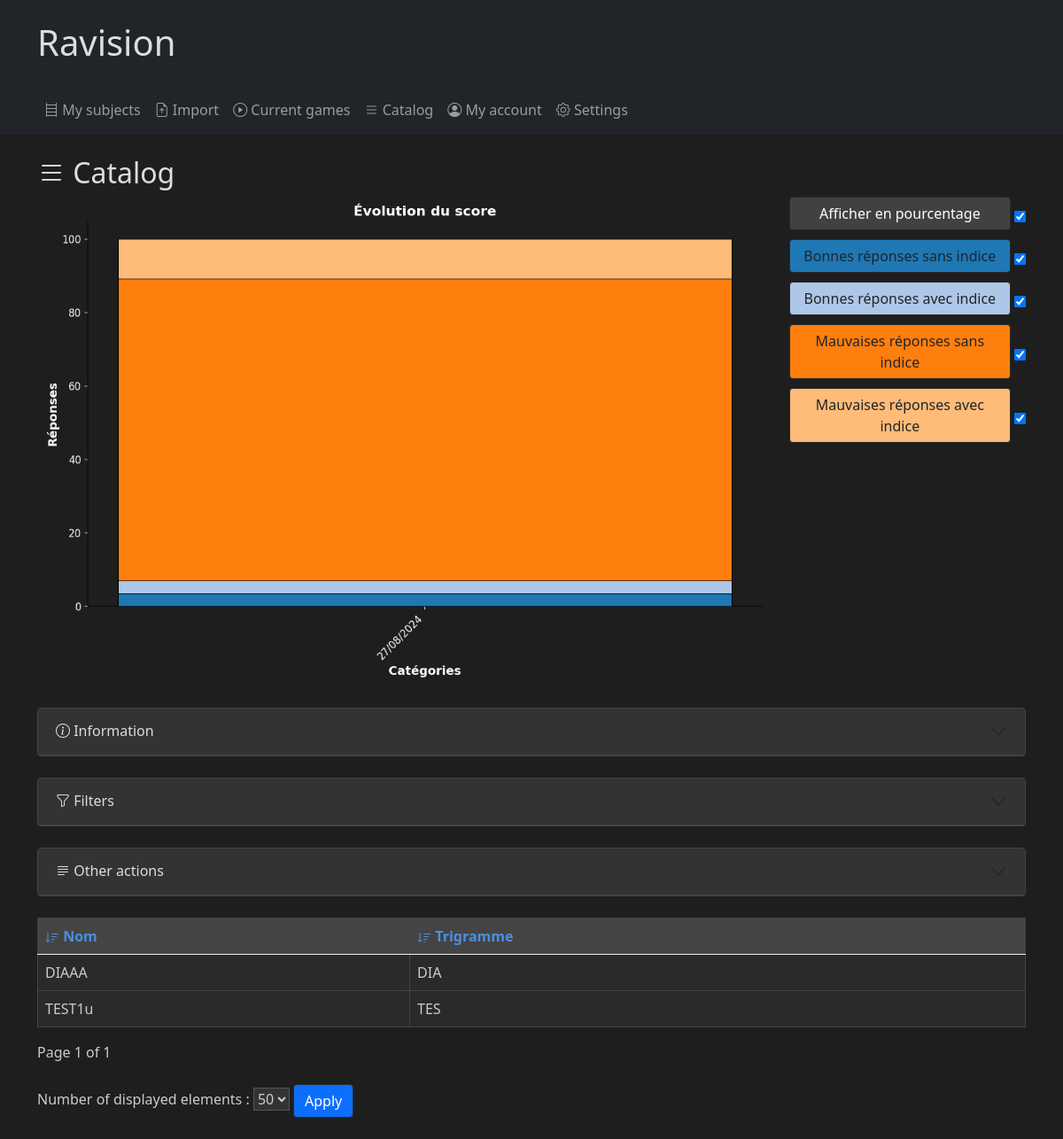
Screenshot of /quizz/catalogue/ (signed in) with the database file from the repository.
### quizz/models.py (models this page shows, shortened)
class Subject(models.Model):
    private = models.BooleanField(default=False)
    name = models.CharField(max_length = 255,default="")
    short_name = models.CharField(max_length = 3,default="",unique=True)
    user = models.ForeignKey(User, on_delete=models.CASCADE, null=True)
    def as_dict(self):
        return {
            'name': self.name,
            'short_name': self.short_name
        }

### quizz/views.py (the view)
# urls.py: path('catalogue/', views.catalogue, name='catalogue'),
def catalogue(request):
    filterForm = SubjectFilterForm(request.GET)
    subjects = Subject.objects.filter(private=False)
    tests = Test.objects.filter(question__lecture__subject__in=subjects)
    if filterForm.is_valid():
        subjects = filterForm.filter_queryset(subjects)
    if request.user.is_authenticated:
        info = {'Nombre de matières':subjects.count(),
        'Nombre de chapitres':Lecture.objects.filter(subject__in=subjects).count(),
        'Nombre de questions':Question.objects.filter(lecture__subject__in=subjects).count()}
        info, chart = get_info_chart(request,info,tests)
    else :
        info, chart = None, None
    subjects = paginate_children(request,subjects)
    fields = {'name':'Nom','short_name':'Trigramme'}
    action = 'catalogue'
    context = prepare_render_context(action, filterForm, subjects, request, fields, childurl='subject', chart=chart, gameurl=None, property=False, info=info)
    return update_page(request,chart,action,context)

### quizz/forms.py (called while the page is built)
    def filter_queryset(self, queryset, **kwargs):
        filters = {}
        for field in self.fields:
            if self.cleaned_data.get(field):
                filters[f"{field}__icontains"] = self.cleaned_data.get(field)
        return queryset.filter(**filters, **kwargs)

### quizz/utils.py (called while the page is built)
def get_custom_scores(tests, request):
    values = ['1', None]
    percentage = (request.GET.get('percentage') in values)
    show_correct_without_hint = (request.GET.get('show_correct_without_hint') in values)
    show_correct_with_hint = (request.GET.get('show_correct_with_hint') in values)
    show_incorrect_without_hint = (request.GET.get('show_incorrect_without_hint') in values)
    show_incorrect_with_hint = (request.GET.get('show_incorrect_with_hint') in values)
    return get_scores(tests, percentage, show_correct_without_hint, show_correct_with_hint, show_incorrect_without_hint, show_incorrect_with_hint, request.dark_mode)

def getChildrenPerPage(request):
    return request.GET.get('children_per_page', DEFAULT_PER_PAGE)

def ajax_check(request):
    return request.headers.get('X-Requested-With') == 'XMLHttpRequest'

def paginate_children(request,children):
    return paginate_queryset(children.order_by(f"{'-' if request.GET.get('order', 'asc') == 'desc' else ''}{request.GET.get('sort_by', 'name')}"), request, getChildrenPerPage(request))

def update_page(request,chart,action,context):
    if ajax_check(request):
        return update_chart(request,chart)
    return render(request, f'quizz/{action}.html', context)

def paginate_queryset(queryset, request, per_page=10):
    paginator = Paginator(queryset, per_page)
    page_number = request.GET.get('page')
    try:
        return paginator.page(page_number)
    except PageNotAnInteger:
        return paginator.page(1)
    except EmptyPage:
        return paginator.page(paginator.num_pages)

def all_test_count(tests,user_tests):
    return {'Nombre de tentatives effectuées':tests.count(),
            'Nombre de tentatives réussies':tests.filter(correct=True).count(),
            'Nombre de tentatives effectuées par moi':user_tests.count(),
            'Nombre de tentatives réussies par moi':user_tests.filter(correct=True).count()}

def get_info_chart(request,info,tests):
    user = request.user
    user_tests = tests.filter(user=user)
    chart = get_custom_scores(user_tests, request)
    info.update(all_test_count(tests,user_tests))
    return info, chart

### quizz/templates/quizz/catalogue.html
{% extends 'quizz/base.html' %}
{% load i18n %}
{% block content %}
<h2><i class="bi bi-list"></i> {%trans "Catalog"%}</h2>
{% include 'quizz/object.html' %}
{% endblock %}

### quizz/templates/quizz/object.html (shortened to what this page needs)
{% block content %}
{% load i18n %}
{% if chart %}
<div id="chart-container">
{% include 'quizz/object_content/graph.html' %}
<form method="get" id="score-form">
    <label for="percentage" id="label-percentage" class="btn label {% if request.GET.percentage in defaultvis %}label-white{% else %}label-grey{% endif %}">
        Afficher en pourcentage</label>
    <input type="checkbox" id="percentage" name="percentage" value="1"
        {% if request.GET.percentage in defaultvis %}checked{% endif %}
        onchange="submitFormAjax();toggleLabelColor('#label-percentage','label-white');">
    <br />
    <label for="show_correct_without_hint" id="label-cwo" class="btn label {% if request.GET.show_correct_without_hint in defaultvis %}label-navy{% else %}label-grey{% endif %}">Bonnes réponses sans indice</label>
    <input type="checkbox" id="show_correct_without_hint" name="show_correct_without_hint" value="1"
        {% if request.GET.show_correct_without_hint in defaultvis %}checked{% endif %}
        onchange="submitFormAjax();toggleLabelColor('#label-cwo','label-navy');">
    <br />
    <label for="show_correct_with_hint" id="label-cwi" class="btn label {% if request.GET.show_correct_with_hint in defaultvis %}label-blue{% else %}label-grey{% endif %}">Bonnes réponses avec indice</label>
    <input type="checkbox" id="show_correct_with_hint" name="show_correct_with_hint" value="1"
        {% if request.GET.show_correct_with_hint in defaultvis %}checked{% endif %}
        onchange="submitFormAjax();toggleLabelColor('#label-cwi','label-blue');">
    <br />
    <label for="show_incorrect_without_hint" id="label-iwo" class="btn label {% if request.GET.show_incorrect_without_hint in defaultvis %}label-red{% else %}label-grey{% endif %}">Mauvaises réponses sans indice</label>
    <input type="checkbox" id="show_incorrect_without_hint" name="show_incorrect_without_hint" value="1"
        {% if request.GET.show_incorrect_without_hint in defaultvis %}checked{% endif %}
        onchange="submitFormAjax();toggleLabelColor('#label-iwo','label-red');">
    <br />
    <label for="show_incorrect_with_hint" id="label-iwi" class="btn label {% if request.GET.show_incorrect_with_hint in defaultvis %}label-orange{% else %}label-grey{% endif %}">Mauvaises réponses avec indice</label>
    <input type="checkbox" id="show_incorrect_with_hint" name="show_incorrect_with_hint" value="1"
        {% if request.GET.show_incorrect_with_hint in defaultvis %}checked{% endif %}
        onchange="submitFormAjax();toggleLabelColor('#label-iwi','label-orange');">
</form>
</div>
{% endif %}
<br />
{% if info %}
{% include 'quizz/object_content/info.html'%}
{% endif %}
{% if forms.filter %}
<br />
<div class="accordion" id="filterAccordion2">
    <div class="accordion-item">
        <h2 class="accordion-header" id="filterHeading2">
            <button class="accordion-button collapsed" type="button" data-bs-toggle="collapse" data-bs-target="#filterCollapse2" aria-expanded="true" aria-controls="filterCollapse2">
                <i class="bi bi-funnel"></i>&nbsp;{%trans "Filters"%}
            </button>
        </h2>
    </div>
</div>
{% endif %}
<br />
<div class="accordion" id="filterAccordion3">
    <div class="accordion-item">
        <h2 class="accordion-header" id="filterHeading3">
            <button class="accordion-button collapsed" type="button" data-bs-toggle="collapse" data-bs-target="#filterCollapse3" aria-expanded="true" aria-controls="filterCollapse3">
                <i class="bi bi-justify-left"></i>&nbsp;{%trans "Other actions"%}
            </button>
        </h2>
    </div>
</div>
<br />
<table class="table">
    <thead>
        <tr>
            {% for field, label in fields.items %}
            <th>
                <a style="text-decoration:none" href="?sort_by={{ field }}&order={% if sort_by == field %}{% if order == 'desc' %}asc{% else %}desc{% endif %}{% else %}asc{% endif %}&children_per_page={{children_per_page}}">
                    <svg xmlns="http://www.w3.org/2000/svg" width="16" height="16" fill="currentColor" class="bi bi-sort-down{% if sort_by == field %} {% if order == 'desc' %}rotate180{% endif %}{% endif %}" viewBox="0 0 16 16">
                        <path d="M3.5 2.5a.5.5 0 0 0-1 0v8.793l-1.146-1.147a.5.5 0 0 0-.708.708l2 1.999.007.007a.497.497 0 0 0 .7-.006l2-2a.5.5 0 0 0-.707-.708L3.5 11.293zm3.5 1a.5.5 0 0 1 .5-.5h7a.5.5 0 0 1 0 1h-7a.5.5 0 0 1-.5-.5M7.5 6a.5.5 0 0 0 0 1h5a.5.5 0 0 0 0-1zm0 3a.5.5 0 0 0 0 1h3a.5.5 0 0 0 0-1zm0 3a.5.5 0 0 0 0 1h1a.5.5 0 0 0 0-1z"/>
                    </svg>
                 {{ label }}</a>
            </th>
            {% endfor %}
        </tr>
    </thead>
    <tbody>
        {% for object in children %}
        <tr class="object-row" data-url="{% url urls.child id=object.id%}">
            {% for key, value in object.as_dict.items %}
            <td>{{ value|default:"<span style='color: darkred;font-weight: bold;'>?</span>" }}</td>
            {% endfor %}
        </tr>
        {% endfor %}
    </tbody>
</table>
{% if children %}
<div class="pagination">
    <span class="step-links">
        <span class="current">
            {%trans "Page"%} {{ children.number }} {%trans "-page- of"%} {{ children.paginator.num_pages }}
        </span>
    </span>
</div>
<br />
<form method="get" action="{% if object.id %}{% url urls.action id=object.id%}{% else %}{% url urls.action %}{% endif %}">
    <label for="children_per_page">{%trans "Number of displayed elements"%} :</label>
    <select name="children_per_page" id="children_per_page">
        {% for option in amounts_of_children %}
            <option value="{{ option }}" {% if children_per_page == option %} selected {% endif %}>{{ option }}</option>
        {% endfor %}
    </select>
    <button type="submit" class="btn btn-primary">{%trans "Apply"%}</button>
</form>
<br />
{% endif %}
{% endblock %}

### quizz/static/quizz/style.css (style rules this page uses)
#chart-container { display: flex; flex-wrap: wrap; }
body.dark-mode { background-color: #1e1e1e; color: #ccc; }
body.dark-mode a { color: #4a90e2; }
body.dark-mode .btn { border: 1px solid #2a2a2a; }
body.dark-mode input, body.dark-mode textarea, body.dark-mode select { background-color: #333; color: #ccc; border: 1px solid #555; }
body.dark-mode table th, body.dark-mode table td { border: 1px solid #444; }
body.dark-mode table { background-color: #2a2a2a; color: #ccc; }
body.dark-mode table th { background-color: #444; color: #eee; }
body.dark-mode h1, body.dark-mode h2, body.dark-mode h3, body.dark-mode h4, body.dark-mode h5, body.dark-mode h6 { color: #ddd; }
body.dark-mode .accordion-item { background-color: #2a2a2a; border: 1px solid #444; }
body.dark-mode .accordion-header { background-color: #333; border-bottom: 1px solid #444; }
body.dark-mode .accordion-button { background-color: #333; color: #ddd; border: none; }
.label { color:white; display: inline-block; width: 250px; padding: 10px; margin-bottom: 10px; text-align: left; cursor: pointer; border: 1px solid #ccc; border-radius: 5px; }
body.dark-mode .label-white { background-color: #414141; color: white; }
body.dark-mode .label-red { background-color: #ff7f0e; }
body.dark-mode .label-orange { background-color: #ffbb78; }
body.dark-mode .label-navy { background-color: #1f77b4; }
body.dark-mode .label-blue { background-color: #aec7e8; }

### rows the page displays
Subject: as_dict "DIAAA" "DIA"
Subject: as_dict "TEST1u" "TES"

### other values shown
{{ label }} "Nom" "Trigramme"
{{ children.number }} "1"
{{ children.paginator.num_pages }} "1"
form field children_per_page "50"
